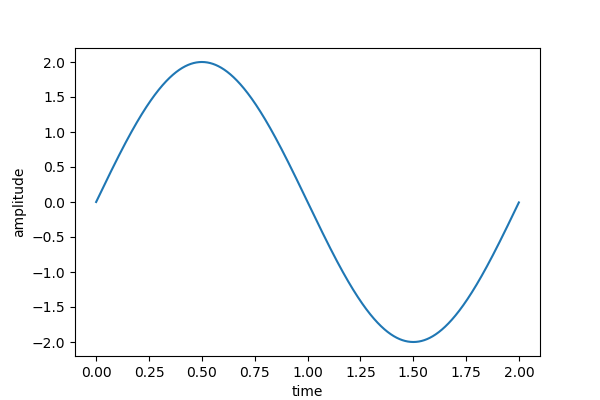

Python code for this plot:
import matplotlib.pyplot as plt
import numpy as np

t = np.arange(0.0, 2, 0.001)
y = 2 * np.sin(np.pi * t)

plt.figure(0, (6, 4))
plt.plot(t, y)
plt.xlabel("time")
plt.ylabel("amplitude")
plt.savefig("plot1.png")

plt.show()
